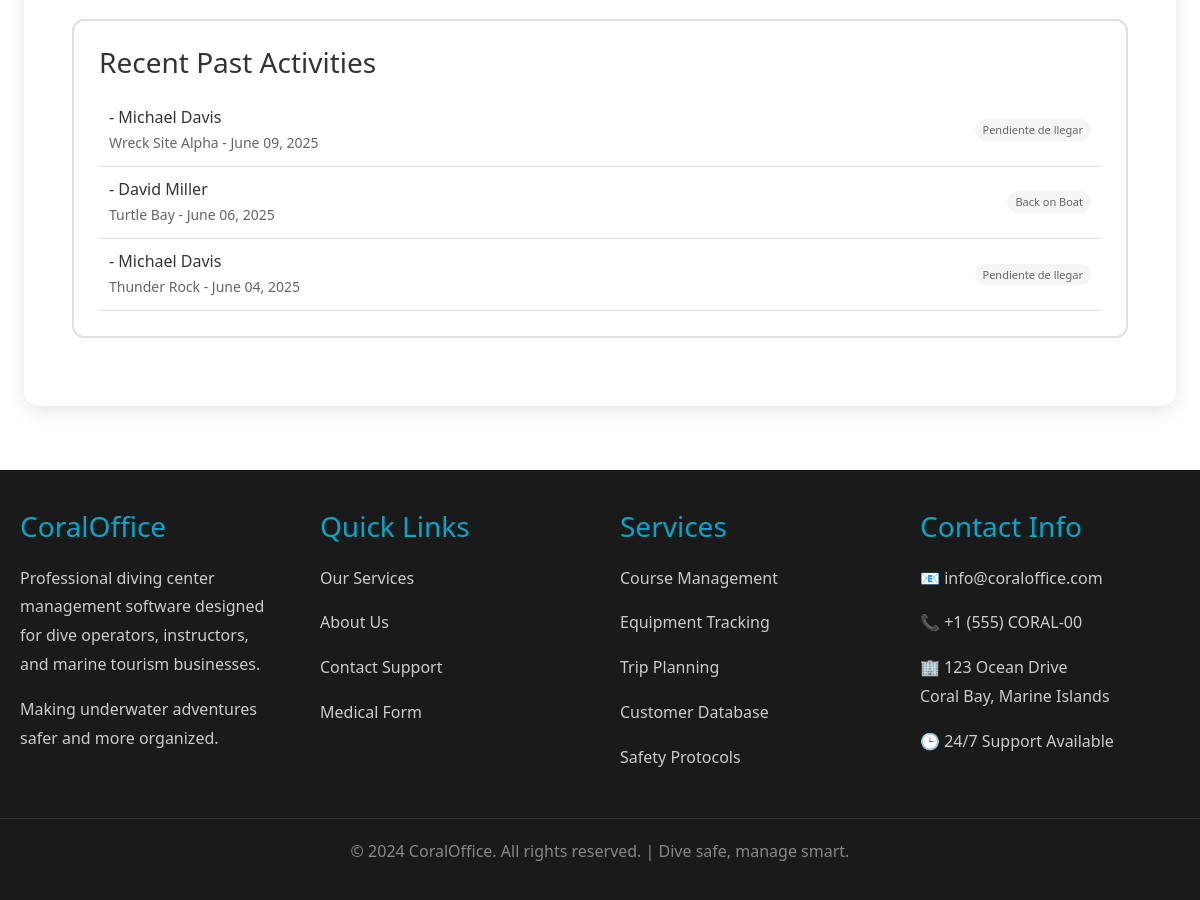
Before: /users/staff/1/ (signed in, lower part) with the older database file.
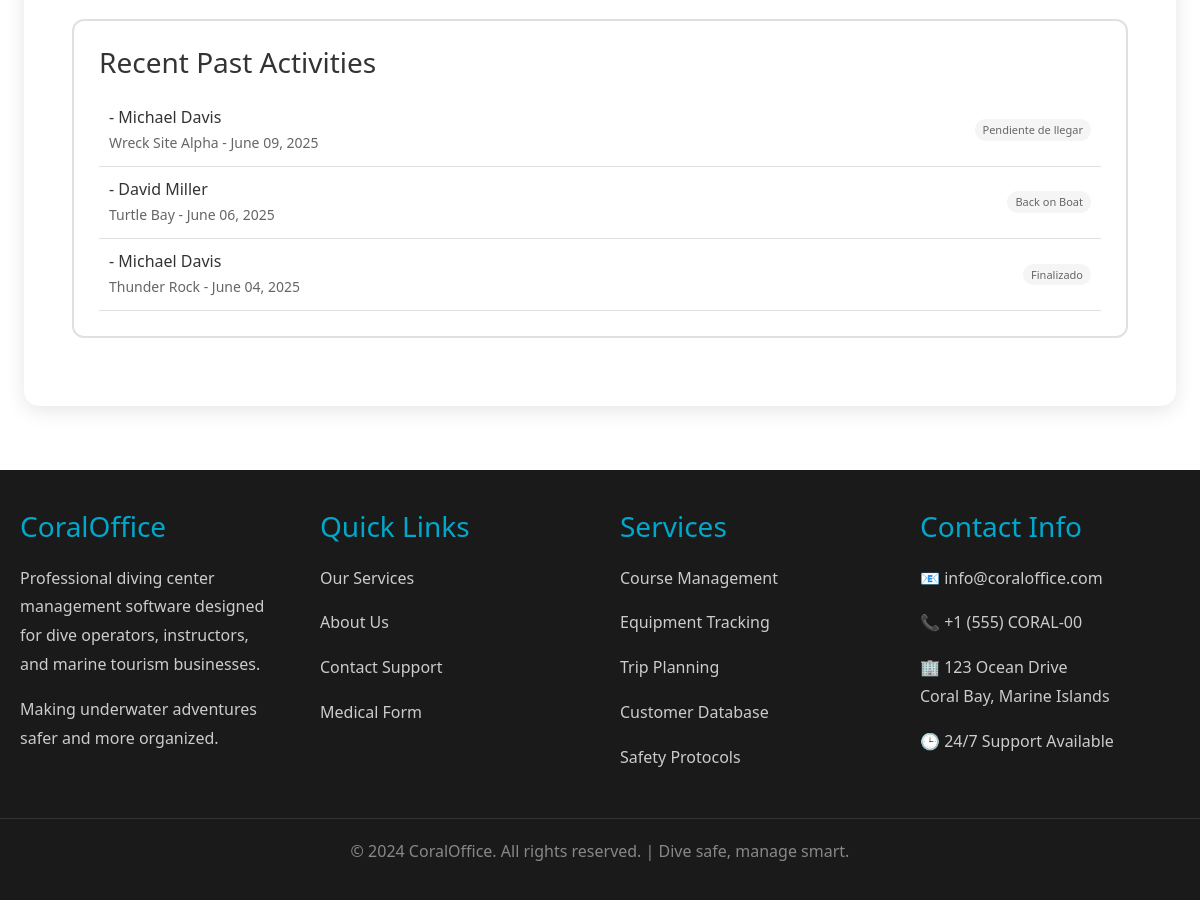
After: the same page with the newer database file.
### users/models.py (models this page shows, shortened)
class CustomerDiveActivity(models.Model):
    TANK_SIZE_CHOICES = [
        ('10L', '10L'),
        ('12L', '12L'),
        ('15L', '15L'),
        ('EAN12L', 'NITROX 12L'),
        ('EAN15L', 'NITROX 15L'),
    ]
    STATUS_CHOICES = [
        ('PENDING', 'Pendiente de llegar'),
        ('ON_BOARD', 'On Board'),
        ('BACK_ON_BOAT', 'Back on Boat'),
        ('DEPARTED', 'En curso'),
        ('FINISHED', 'Finalizado'),
    ]
    customer = models.ForeignKey(Customer, on_delete=models.CASCADE, related_name='dive_activities')
    dive_schedule = models.ForeignKey(DiveSchedule, on_delete=models.CASCADE, related_name='customer_activities')
    course = models.ForeignKey('Course', on_delete=models.CASCADE, related_name='customer_bookings', help_text="Course/Activity for this dive")
    activity = models.ForeignKey(DiveActivity, on_delete=models.CASCADE, related_name='customer_bookings', null=True, blank=True, help_text="DEPRECATED: Use course field instead")
    assigned_staff = models.ForeignKey('Staff', on_delete=models.SET_NULL, null=True, blank=True, related_name='assigned_activities', help_text="Instructor/guide assigned to this activity")
    course_session = models.ForeignKey('CourseSession', on_delete=models.SET_NULL, null=True, blank=True, related_name='dive_activities', help_text="Course session if this dive is part of a course")
    tank_size = models.CharField(max_length=10, choices=TANK_SIZE_CHOICES, default='12L')
    needs_wetsuit = models.BooleanField(default=False)
    needs_bcd = models.BooleanField(default=False)
    needs_regulator = models.BooleanField(default=False)
    needs_guide = models.BooleanField(default=False)
    needs_fins = models.BooleanField(default=False)
    needs_insurance = models.BooleanField(default=False)
    status = models.CharField(max_length=20, choices=STATUS_CHOICES, default='PENDING')
    has_arrived = models.BooleanField(default=False)
    is_paid = models.BooleanField(default=False)
    created_at = models.DateTimeField(auto_now_add=True)
    class Meta:
        unique_together = ['customer', 'dive_schedule']

class Customer(models.Model):
    DIVING_LEVEL_CHOICES = [
        ('NONE', 'NO'),
        ('BEGINNER', 'SCUBA'),
        ('OPEN_WATER', 'OWD.'),
        ('ADVANCED_OPEN_WATER', 'ADV.'),
        ('RESCUE_DIVER', 'RESC.'),
        ('DIVEMASTER', 'DM.'),
        ('INSTRUCTOR', 'INST.'),
    ]
    LANGUAGE_CHOICES = [
        ('EN', 'English'),
        ('ES', 'Spanish'),
        ('FR', 'French'),
        ('CAT', 'Catalan'),
        ('OTHER', 'Other'),
    ]
    COUNTRY_CHOICES = [
        ('US', 'United States'),
        ('CA', 'Canada'),
        ('GB', 'United Kingdom'),
        ('FR', 'France'),
        ('DE', 'Germany'),
        ('IT', 'Italy'),
        ('ES', 'Spain'),
        ('PT', 'Portugal'),
        ('NL', 'Netherlands'),
        ('BE', 'Belgium'),
        ('CH', 'Switzerland'),
        ('AT', 'Austria'),
        ('SE', 'Sweden'),
        ('NO', 'Norway'),
        ('DK', 'Denmark'),
        ('FI', 'Finland'),
        ('IN', 'India'),
        ('OTHER', 'Other'),
    ]
    diving_center = models.ForeignKey(User, on_delete=models.CASCADE, related_name='customers')
    first_name = models.CharField(max_length=50)
    last_name = models.CharField(max_length=50)
    email = models.EmailField()
    phone_number = models.CharField(max_length=20)
    country = models.CharField(max_length=10, choices=COUNTRY_CHOICES, default='OTHER')
    language = models.CharField(max_length=10, choices=LANGUAGE_CHOICES, default='EN')
    birthday = models.DateField(null=True, blank=True)
    certification_level = models.CharField(max_length=50, choices=DIVING_LEVEL_CHOICES, default='NONE')
    emergency_contact = models.CharField(max_length=100, blank=True)
    medical_conditions = models.TextField(blank=True)
    weight = models.FloatField(null=True, blank=True, help_text="Weight in kg")
    height = models.FloatField(null=True, blank=True, help_text="Height in cm")
    foot_size = models.FloatField(null=True, blank=True, help_text="Foot size (EU)")
    default_tank_size = models.CharField(max_length=10, choices=[
        ('10L', '10 Liters'),
        ('12L', '12 Liters'),
        ('15L', '15 Liters'),
        ('18L', '18 Liters'),
    ], default='12L', help_text="Default tank size for this customer")
    profile_picture = models.ImageField(upload_to='customer_profiles/', null=True, blank=True)
    diving_licence = models.FileField(upload_to='customer_documents/licences/', null=True, blank=True)
    diving_insurance = models.FileField(upload_to='customer_documents/insurance/', null=True, blank=True)
    medical_check = models.FileField(upload_to='customer_documents/medical/', null=True, blank=True)
    signature = models.ImageField(upload_to='customer_signatures/', null=True, blank=True)
    created_at = models.DateTimeField(auto_now_add=True)
    def get_full_name(self):
        return f"{self.first_name} {self.last_name}"
    medical_questionnaire_answers = models.JSONField(default=dict, blank=True, help_text="Stores answers to medical questionnaire")
    swimming_ability = models.CharField(max_length=20, choices=[
        ('excellent', 'Excellent'),
        ('good', 'Good'),
        ('fair', 'Fair'),
        ('poor', 'Poor'),
    ], blank=True)

class DiveSchedule(models.Model):
    diving_center = models.ForeignKey(User, on_delete=models.CASCADE, related_name='dive_schedules')
    date = models.DateField()
    time = models.TimeField()
    dive_site = models.ForeignKey(DivingSite, on_delete=models.CASCADE, related_name='scheduled_dives')
    max_participants = models.IntegerField(default=46)
    description = models.TextField(blank=True)
    special_notes = models.TextField(blank=True, help_text="Special requirements or important notes for this dive")
    created_at = models.DateTimeField(auto_now_add=True)

class DivingSite(models.Model):
    diving_center = models.ForeignKey(User, on_delete=models.CASCADE, related_name='diving_sites')
    name = models.CharField(max_length=100)
    location = models.CharField(max_length=200)
    depth_min = models.FloatField(help_text="Minimum depth in meters")
    depth_max = models.FloatField(help_text="Maximum depth in meters")
    difficulty_level = models.CharField(max_length=20, choices=[
        ('BEGINNER', 'Beginner'),
        ('INTERMEDIATE', 'Intermediate'),
        ('ADVANCED', 'Advanced'),
        ('EXPERT', 'Expert'),
    ], default='BEGINNER')
    description = models.TextField(blank=True)
    special_requirements = models.TextField(blank=True)
    created_at = models.DateTimeField(auto_now_add=True)

### users/views.py (the view)
# urls.py: path('staff/<int:staff_id>/', views.staff_detail, name='staff_detail'),
@login_required
def staff_detail(request, staff_id):
    if not request.user.userprofile.is_diving_center:
        messages.error(request, 'Access denied.')
        return redirect('users:profile')
    staff_member = get_object_or_404(Staff, id=staff_id, diving_center=request.user)
    activities = CustomerDiveActivity.objects.filter(
        assigned_staff=staff_member
    ).order_by('-dive_schedule__date', '-dive_schedule__time').select_related(
        'customer', 'dive_schedule', 'activity', 'dive_schedule__dive_site'
    )
    from datetime import date
    upcoming_activities = activities.filter(dive_schedule__date__gte=date.today())
    past_activities = activities.filter(dive_schedule__date__lt=date.today())
    total_activities = activities.count()
    upcoming_count = upcoming_activities.count()
    return render(request, 'users/staff_detail.html', {
        'staff_member': staff_member,
        'upcoming_activities': upcoming_activities,
        'past_activities': past_activities,
        'total_activities': total_activities,
        'upcoming_count': upcoming_count,
    })

### users/models.py (called while the page is built)
    def get_full_name(self):
        return f"{self.first_name} {self.last_name}"

### users/templates/users/staff_detail.html (shortened to what this page needs)
{% extends 'users/base.html' %}
{% block users_content %}
{% if past_activities %}
<div class="user-card">
    <h3>Recent Past Activities</h3>
    <div style="margin-top: 15px;">
        {% for activity in past_activities|slice:":10" %}
        <div style="padding: 10px; border-bottom: 1px solid #e0e0e0;">
            <div style="display: flex; justify-content: space-between; align-items: center;">
                <div>
                    <strong>{{ activity.activity.name }}</strong> - {{ activity.customer.get_full_name }}
                    <br>
                    <small style="color: #666;">{{ activity.dive_schedule.dive_site.name }} - {{ activity.dive_schedule.date|date:"F d, Y" }}</small>
                </div>
                <span style="padding: 2px 8px; background: #f5f5f5; color: #666; border-radius: 12px; font-size: 11px;">{{ activity.get_status_display }}</span>
            </div>
        </div>
        {% endfor %}
    </div>
</div>
{% endif %}
{% endblock %}

Changed rows visible on the page:
changed CustomerDiveActivity "Thunder Rock": status "Pendiente de llegar" → "Finalizado"
